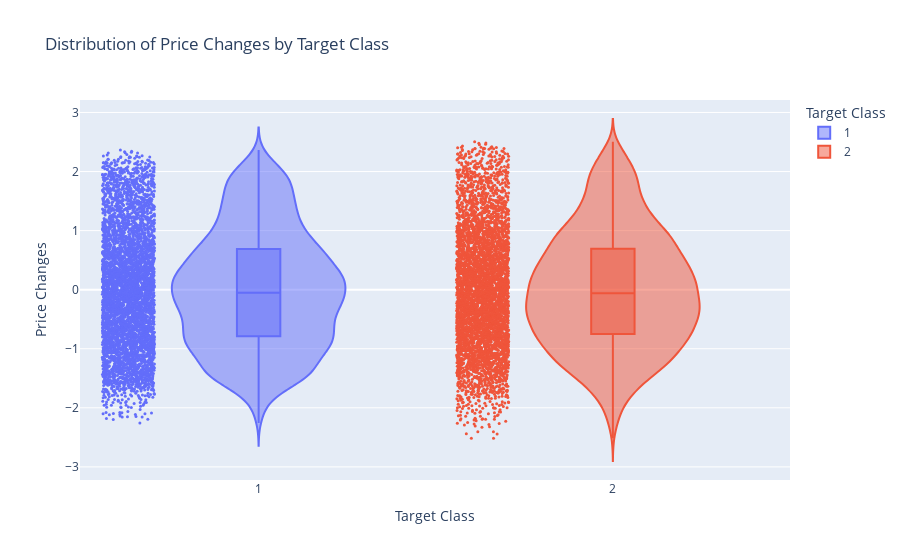

The notebook cell saved with this chart:
### Code cell
fig = px.violin(train_df, x='class', y='values', box=True, points="all",
                color='class', labels={'class': 'Target Class', 'values': 'Price Changes'},
                title='Distribution of Price Changes by Target Class')
fig.update_traces(marker=dict(size=3))  # Customize marker size
fig.show()

### Figure 1 — Plotly figure (JSON) as saved in the notebook; plotly's stock layout.template omitted (floating-point values rounded to 4 significant figures; data arrays with more than 128 entries replaced by an {"elided": "..."} marker saying what was removed)
{"data": [{"alignmentgroup": "True", "box": {"visible": true}, "hovertemplate": "Target Class=%{x}<br>Price Changes=%{y}<extra></extra>", "legendgroup": "1", "marker": {"color": "#636efa", "size": 3}, "name": "1", "offsetgroup": "1", "orientation": "v", "points": "all", "scalegroup": "True", "showlegend": true, "type": "violin", "x": {"elided": "5120 str values"}, "x0": " ", "xaxis": "x", "y": {"elided": "5120 float values"}, "y0": " ", "yaxis": "y"}, {"alignmentgroup": "True", "box": {"visible": true}, "hovertemplate": "Target Class=%{x}<br>Price Changes=%{y}<extra></extra>", "legendgroup": "2", "marker": {"color": "#EF553B", "size": 3}, "name": "2", "offsetgroup": "2", "orientation": "v", "points": "all", "scalegroup": "True", "showlegend": true, "type": "violin", "x": {"elided": "5120 str values"}, "x0": " ", "xaxis": "x", "y": {"elided": "5120 float values"}, "y0": " ", "yaxis": "y"}], "layout": {"legend": {"title": {"text": "Target Class"}, "tracegroupgap": 0}, "title": {"text": "Distribution of Price Changes by Target Class"}, "violinmode": "overlay", "xaxis": {"anchor": "y", "categoryarray": ["1", "2"], "categoryorder": "array", "domain": [0, 1], "title": {"text": "Target Class"}}, "yaxis": {"anchor": "x", "domain": [0, 1], "title": {"text": "Price Changes"}}}}
